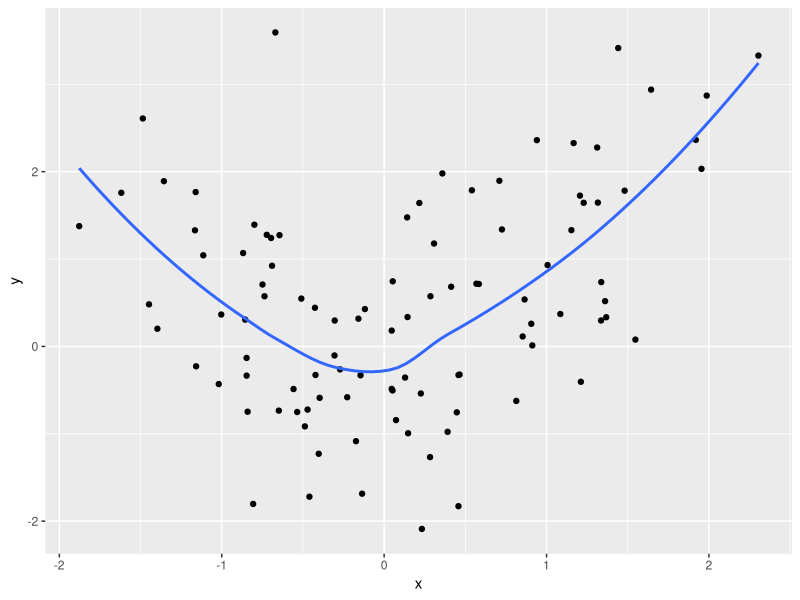

Generate this figure with R:
library(dplyr)
library(ggplot2)
df = data_frame(x = rnorm(100)) %>%
  mutate(y = 0.2* x + x^2 * 0.5 + rnorm(100))
g = df %>%
  ggplot(aes(x, y)) +
  geom_point() +
  geom_smooth(se = FALSE)
png("quickplot.png", height = 7, width = 14, units = "in", res = 300)
g
dev.off()
